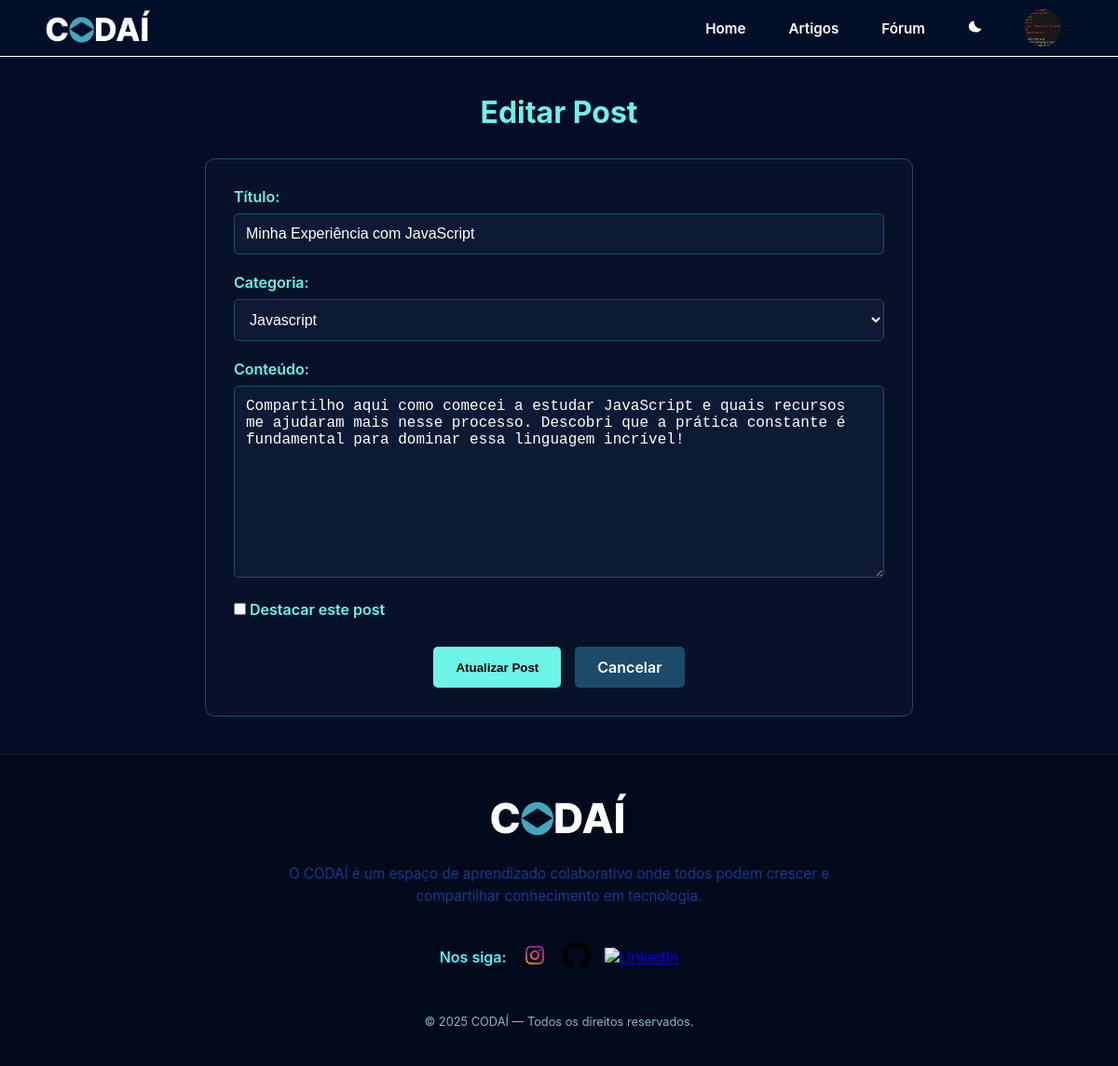
Page /forum/post/1/edit (signed in) on the committed database.
### models/profile.py (models this page shows, shortened)
class Profile(db.Model):
    id = db.Column(db.Integer, primary_key=True)
    telefone = db.Column(db.String(11), nullable=True)
    bio = db.Column(db.String(100), nullable=True)
    foto = db.Column(db.String(200), nullable=True)
    foto_thumb = db.Column(db.String(200), nullable=True)
    user_id = db.Column(db.Integer, db.ForeignKey('user.id'), unique=True, nullable=False)
    user_id = db.Column(db.Integer, db.ForeignKey('user.id'), unique=True, nullable=False)
    user = db.relationship(
        'User',
        back_populates='perfil',
        uselist=False
    )

### models/forum.py (models this page shows, shortened)
class Post(db.Model):
    __tablename__ = 'post'
    id = db.Column(db.Integer, primary_key=True)
    title = db.Column(db.String(200), nullable=False)
    content = db.Column(db.Text, nullable=False)
    is_highlighted = db.Column(db.Boolean, default=False)  # Para posts em destaque
    created_at = db.Column(db.DateTime, default=datetime.utcnow)
    updated_at = db.Column(db.DateTime, default=datetime.utcnow, onupdate=datetime.utcnow)
    image_path = db.Column(db.String(200))  # caminho relativo à pasta static, ex: 'image/git/exemplo.png'
    user_id = db.Column(db.Integer, db.ForeignKey('user.id'), nullable=False)
    category_id = db.Column(db.Integer, db.ForeignKey('category.id'), nullable=False)
    user = db.relationship('User', backref='posts')
    comments = db.relationship('Comment', backref='post', lazy=True, cascade='all, delete-orphan')

class Category(db.Model):
    __tablename__ = 'category'
    id = db.Column(db.Integer, primary_key=True)
    name = db.Column(db.String(50), unique=True, nullable=False)
    description = db.Column(db.Text)
    color = db.Column(db.String(7), default='#007bff')  # Cor hexadecimal para a tag
    created_at = db.Column(db.DateTime, default=datetime.utcnow)
    posts = db.relationship('Post', backref='category', lazy=True, cascade='all, delete-orphan')

### routes/forum/__init__.py (the view, shortened to what this page needs)
@forum_bp.route('/post/<int:post_id>/edit', methods=['GET', 'POST'])
@login_required
def edit_post(post_id):
    post = Post.query.get_or_404(post_id)
    if post.user_id != current_user.id and current_user.role != 'master':
        flash('Você não tem permissão para editar este post!', 'error')
        return redirect(url_for('forum.view_post', post_id=post_id))
    categories = Category.query.all()
    return render_template('forum/edit_post.html', post=post, categories=categories)

### templates/forum/edit_post.html (shortened to what this page needs)
{% extends 'base.html' %}
{% block styles %}
<link rel="stylesheet" href="{{ url_for('static', filename='css/forum.css') }}">
{% endblock %}
{% block content %}
<div class="edit-post-container">
    <h1>Editar Post</h1>
    <form method="POST" class="post-form">
        <div class="form-group">
            <label for="title">Título:</label>
            <input type="text" id="title" name="title" value="{{ post.title }}" required maxlength="200">
        </div>
        <div class="form-group">
            <label for="category_id">Categoria:</label>
            <select id="category_id" name="category_id" required>
                {% for category in categories %}
                <option value="{{ category.id }}" {% if category.id == post.category_id %}selected{% endif %}>
                    {{ category.name|title }}
                </option>
                {% endfor %}
            </select>
        </div>
        <div class="form-group">
            <label for="content">Conteúdo:</label>
            <textarea id="content" name="content" required rows="10">{{ post.content }}</textarea>
        </div>
        <div class="form-group">
            <label class="checkbox-label">
                <input type="checkbox" name="is_highlighted" value="1" {% if post.is_highlighted %}checked{% endif %}>
                Destacar este post
            </label>
        </div>
        <div class="form-actions">
            <button type="submit" class="btn-primary">Atualizar Post</button>
            <a href="{{ url_for('forum.view_post', post_id=post.id) }}" class="btn-secondary">Cancelar</a>
        </div>
    </form>
</div>
{% endblock %}

### templates/components/header.html (shortened to what this page needs)
<header id="header-home">
    <div id="nav-bar">
        <img src="{{ url_for('static', filename='image/logo-nome.png') }}" alt="codaí-logo">
        <div class="buttons-header">
            <a class="links-header {% if request.path == url_for('home') %}active{% endif %}" href="{{ url_for('home') }}">Home</a>
            <a class="links-header {% if request.path == url_for('main.blog') %}active{% endif %}" href="{{ url_for('main.blog') }}">Artigos</a>
            <a class="links-header {% if request.path == url_for('main.forum') %}active{% endif %}" href="{{ url_for('main.forum') }}">Fórum</a>
            <button id="theme-toggle" class="nav-button theme-toggle" aria-label="Alternar tema" title="Alternar tema" type="button" aria-pressed="false">
                <svg class="icon-moon" viewBox="0 0 24 24" xmlns="http://www.w3.org/2000/svg" aria-hidden="true" focusable="false">
                    <path d="M21 12.8A9 9 0 0111.2 3 7 7 0 0012 17a7 7 0 009-4.2z"/>
                </svg>
            </button>
            {% if current_user.is_authenticated %}
                <a class="links-header {% if request.path == url_for('auth.perfil') %}active{% endif %}" href="{{ url_for('auth.perfil') }}">
                    {% if current_user.perfil and current_user.perfil.foto_thumb %}
                        <img src="{{ url_for('static', filename=current_user.perfil.foto_thumb) }}" alt="foto thumb" style="width:40px;height:40px;border-radius:50%;">
                    {% else %}
                        <img src="{{ url_for('static', filename='image/account_circle_24dp_FFFFFF_FILL0_wght400_GRAD0_opsz24.svg') }}" alt="icone de perfil" id="icon-perfil">
                    {% endif %}
                </a>
            {% endif %}
        </div>
    </div>
</header>

### static/css/style.css (style rules this page uses)
header { background-color: #010e27; border-bottom: 1px solid #ffffff; box-sizing: border-box; }
#nav-bar { display: flex; justify-content: space-between; width: 100%; height: 60px; align-items: center; padding: 0 4vw; }
#header-home img { height: 40px; max-width: 100%; }
.buttons-header { display: flex; align-items: center; flex-direction: row; gap: 20px; }
.buttons-header .links-header { cursor: pointer; transition: 0.3s; }
.buttons-header .links-header { display: inline-flex; align-items: center; gap: 8px; padding: 8px 12px; border-radius: 8px; color: #ffffff; text-decoration: none; font-weight: 600; font-size: 0.95rem; background: transparent; border: 1px solid transparent; transition: background-color 0.18s ease, color 0.18s ease, transform 0.12s ease, border-color 0.18s ease; }
body:not(.light) #icon-perfil, body:not(.light) .icon-moon, body:not(.light) .qualquer-classe-do-seu-ícone { filter: invert(1); }
.theme-toggle { display: inline-flex; align-items: center; justify-content: center; width: 40px; height: 40px; border-radius: 8px; background: transparent; border: 1px solid transparent; cursor: pointer; }
.theme-toggle svg { width: 20px; height: 20px; fill: currentColor; }
.icon-moon { display: inline; }

### static/css/global.css (style rules this page uses)
* { margin: 0; padding: 0; box-sizing: border-box; }
html, body { font-family: 'Inter', sans-serif; background-color: #030C26; color: #ffffff; width: 100%; min-height: 100vh; padding: 0 0vw; overflow-x: hidden; }

### static/css/forum.css (style rules this page uses)
html, body, main { box-sizing: border-box; }
.create-post-container, .edit-post-container { max-width: 800px; margin: 40px auto; padding: 0 20px; }
.create-post-container h1, .edit-post-container h1 { color: #6cf5e6; text-align: center; margin-bottom: 30px; }
.post-form { background-color: #071229; padding: 30px; border-radius: 10px; border: 1px solid #1b4b68; }
.form-group { margin-bottom: 20px; }
.form-group label { display: block; color: #6cf5e6; margin-bottom: 8px; font-weight: 600; }
.form-group input, .form-group select, .form-group textarea { width: 100%; padding: 12px; border: 1px solid #1b4b68; border-radius: 5px; background-color: #0d1a33; color: #fff; font-size: 1rem; box-sizing: border-box; }
.checkbox-label { display: flex; align-items: center; gap: 8px; cursor: pointer; }
.checkbox-label input[type="checkbox"] { width: auto; }
.form-actions { display: flex; gap: 15px; justify-content: center; margin-top: 30px; }
.btn-primary, .btn-secondary { padding: 12px 24px; border: none; border-radius: 5px; font-weight: 600; cursor: pointer; transition: 0.3s; text-decoration: none; display: inline-block; }
.btn-primary { background-color: #6cf5e6; color: #000; }
.btn-secondary { background-color: #1b4b68; color: #fff; }

### rows in the picture
Profile: foto_thumb (picture)
Post: title "Minha Experiência com JavaScript", category_id "Javascript", content "Compartilho aqui como comecei a estudar JavaScript e quais recursos me ajudaram mais nesse processo. Descobri que a prática constante é fundamental para dominar essa linguagem incrível!"
